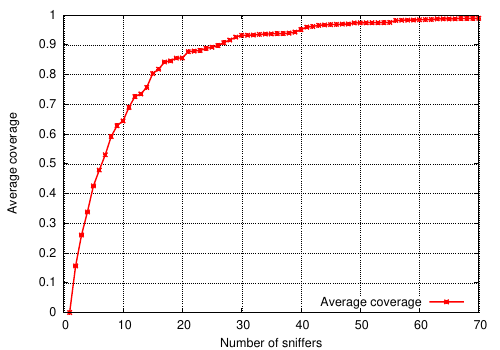

Recreate this plot in gnuplot.
set xlabel "Number of sniffers"
set ylabel "Average coverage"

set key bottom right
set grid

set term postscript eps enhanced color solid "Helvetica" 18
set output "|epstopdf --filter > coverage-motelab.pdf"

plot "ALL-COVERAGE-AVERAGE.dat" u 2:4 t 'Average coverage' w lp lw 4 ps 1 pt 3

